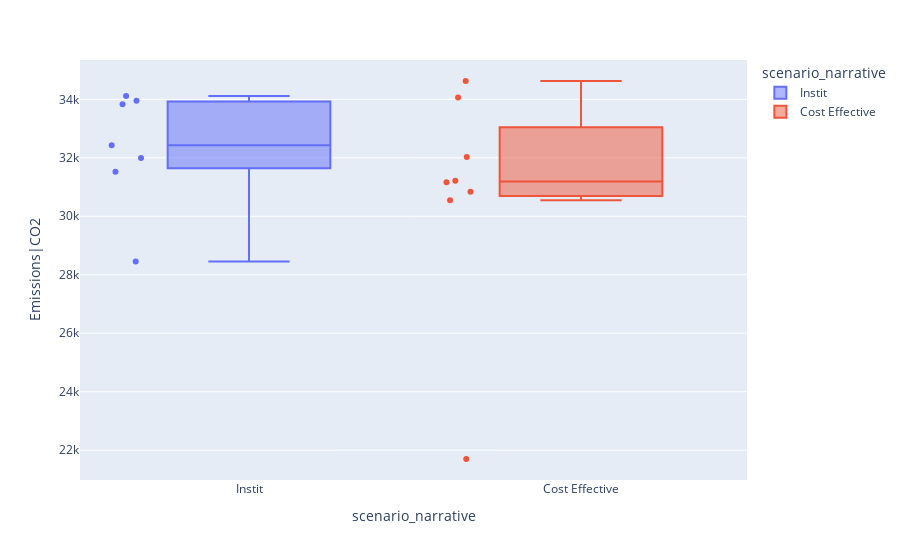

Write notebook code for a chart like this one.
### Code cell
fig = go.Figure()

fig = go.Figure()
fig.add_trace(go.Box(
    x=to_plot_df["scenario_narrative"],
    y=to_plot_df["Emissions|CO2"],
    name="All Points",
    jitter=0.3,
    pointpos=0,
    boxpoints='all',  # represent all points
    #marker_color=to_plot_df["scenario_narrative"],
    line_color='rgb(7,40,89)'


))


fig2 = px.box(
    data_frame = to_plot_df
    ,y = 'Emissions|CO2'
    ,x = 'scenario_narrative'
    ,color = "scenario_narrative"
    ,points = 'all'
    ,hover_data = {'model':True, 'scenario_narrative':False}
)
fig2

### Figure 1 — Plotly figure (JSON) as saved in the notebook; plotly's stock layout.template omitted (floating-point values rounded to 4 significant figures)
{"data": [{"alignmentgroup": "True", "boxpoints": "all", "customdata": [["AIM/CGE V2.2"], ["GEM-E3_V2023"], ["IMAGE 3.2"], ["MESSAGEix-GLOBIOM_1.1"], ["POLES ENGAGE"], ["REMIND 3.0"], ["WITCH 5.0"]], "hovertemplate": "Emissions|CO2=%{y}<br>model=%{customdata[0]}<extra></extra>", "legendgroup": "Instit", "marker": {"color": "#636efa"}, "name": "Instit", "notched": false, "offsetgroup": "Instit", "orientation": "v", "showlegend": true, "type": "box", "x": ["Instit", "Instit", "Instit", "Instit", "Instit", "Instit", "Instit"], "x0": " ", "xaxis": "x", "y": [32430.0, 31990.0, 33830.0, 34110.0, 31520.0, 33950.0, 28460.0], "y0": " ", "yaxis": "y"}, {"alignmentgroup": "True", "boxpoints": "all", "customdata": [["AIM/CGE V2.2"], ["COFFEE 1.5"], ["GEM-E3_V2023"], ["IMAGE 3.2"], ["MESSAGEix-GLOBIOM_1.1"], ["POLES ENGAGE"], ["REMIND 3.0"], ["WITCH 5.0"]], "hovertemplate": "Emissions|CO2=%{y}<br>model=%{customdata[0]}<extra></extra>", "legendgroup": "Cost Effective", "marker": {"color": "#EF553B"}, "name": "Cost Effective", "notched": false, "offsetgroup": "Cost Effective", "orientation": "v", "showlegend": true, "type": "box", "x": ["Cost Effective", "Cost Effective", "Cost Effective", "Cost Effective", "Cost Effective", "Cost Effective", "Cost Effective", "Cost Effective"], "x0": " ", "xaxis": "x", "y": [31210.0, 34630.0, 32030.0, 30550.0, 30840.0, 31160.0, 34070.0, 21700.0], "y0": " ", "yaxis": "y"}], "layout": {"boxmode": "overlay", "legend": {"title": {"text": "scenario_narrative"}, "tracegroupgap": 0}, "margin": {"t": 60}, "xaxis": {"anchor": "y", "categoryarray": ["Instit", "Cost Effective"], "categoryorder": "array", "domain": [0, 1], "title": {"text": "scenario_narrative"}}, "yaxis": {"anchor": "x", "domain": [0, 1], "title": {"text": "Emissions|CO2"}}}}
